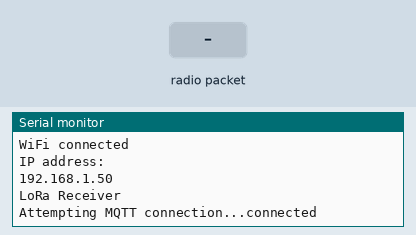
The sketch below on a simulated ESP32. Parts: the last lines printed to the serial monitor. The test bench sets the inputs (shaded band). WiFi joins after 1.5 s; servers stay silent unless stated; no radio packets arrive unless stated; no MQTT or app messages arrive unless stated; not simulated (calls return 0 or success): ../arduino_secrets.h.

Above: at 2.7 s.
2.8 s: radio packet "5" arrives
At 4.0 s:
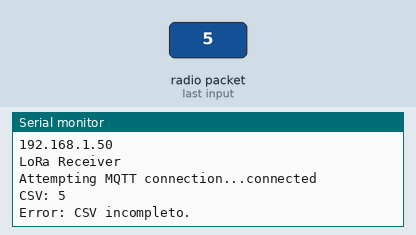
4.3 s: radio packet "90" arrives
At 5.5 s:
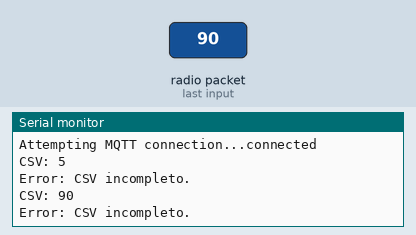
5.8 s: radio packet "200" arrives
At 6.6 s:
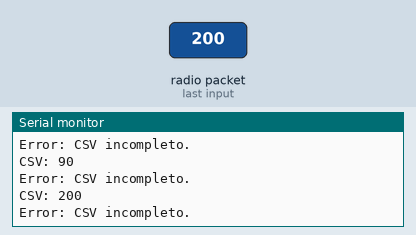

Measured:
- after the input at 2.8 s, the serial monitor: prints a new line at once (image 1)
- after the input at 4.3 s, the serial monitor: prints a new line at once (image 2)
- after the input at 5.8 s, the serial monitor: prints a new line at once (image 3)

The sketch:

DEMO_CSV_receiver_TTGO_TBEAM.ino
```cpp
#include <ArduinoJson.h>      // Librería para manejar JSON, usada para organizar y leer datos.
#include <SPI.h>              // Protocolo de comunicación para LoRa.
#include <LoRa.h>             // Librería para manejar LoRa.
#include <WiFi.h>             // Librería para conectar el ESP32 a Wi-Fi.
#include <PubSubClient.h>     // Librería para trabajar con MQTT.
#include <Wire.h>             // Librería para comunicaciones entre dispositivos.
#include <../arduino_secrets.h> //Archivo oculto en github con el contenido de credenciales confidenciales del servidor

#define SCK 5                 // Pines para configurar el módulo LoRa.
#define MISO 19
#define MOSI 27
#define SS 18
#define RST 23
#define DIO0 26

// Variables donde se guardaran los datos obtenidos por los sensores
int id, Temperature, Humidity, Light, PM01, PM25, PM10, Gas, Moisture, Checksum;


const char* ssid = "iot_informatica";             // Nombre de la red Wi-Fi.
const char* password = "dragino-dragino";         // Contraseña de la red Wi-Fi.

const char* mqtt_server = SECRET_SERVER;         // Dirección IP del servidor MQTT.

WiFiClient espClient;                             // Crea un objeto para la conexión Wi-Fi.
PubSubClient client(espClient);                   // Crea un cliente MQTT usando la conexión Wi-Fi.
long lastMsg = 0;                                 // Variable para manejar mensajes de tiempo.
char msg[50];                                     // Buffer para mensajes.
int value = 0;                                    // Variable temporal.
const int ledPin = 4;                             // Pin del LED que se puede controlar.

void setup() {
  Serial.begin(115200);                           // Inicia la comunicación en el puerto serie.
  setup_wifi();                                   // Llama a la función para conectar a Wi-Fi.
  client.setServer(mqtt_server, 1883);            // Configura el servidor MQTT.

  while (!Serial);                                // Espera a que la conexión Serial esté lista.

  Serial.println("LoRa Receiver");                // Mensaje para indicar que el receptor LoRa está listo.
  LoRa.setPins(SS, RST, DIO0);                    // Configura los pines de LoRa.

  if (!LoRa.begin(915E6)) {                       // Inicia LoRa a una frecuencia de 915 MHz.
    Serial.println("Starting LoRa failed!");      // Mensaje de error si LoRa no inicia.
    while (1);                                    // Detiene el programa si hay error.
  }
}

void setup_wifi() {
  delay(10);                                      // Pausa breve.
  Serial.println();                               // Nueva línea en el monitor serie.
  Serial.print("Connecting to ");                 // Mensaje para mostrar red Wi-Fi.
  Serial.println(ssid);                           // Muestra el nombre de la red.

  WiFi.begin(ssid, password);                     // Inicia la conexión a Wi-Fi.

  while (WiFi.status() != WL_CONNECTED) {         // Espera hasta que se conecte a Wi-Fi.
    delay(500);                                   // Pausa breve mientras se conecta.
    Serial.print(".");                            // Muestra puntos mientras espera conexión.
  }

  Serial.println("");                             // Nueva línea.
  Serial.println("WiFi connected");               // Mensaje cuando está conectado.
  Serial.println("IP address: ");                 // Muestra la dirección IP obtenida.
  Serial.println(WiFi.localIP());
}

const char* mqtt_user = SECRET_USER;                  // Usuario MQTT.
const char* mqtt_password = SECRET_PASS;              // Contraseña MQTT.
void reconnect() {
  while (!client.connected()) {                   // Mantiene la conexión a MQTT.
    Serial.print("Attempting MQTT connection...");
    if (client.connect("esp32",mqtt_user,mqtt_password)) {  // Intenta conectar.
      Serial.println("connected");                // Conectado a MQTT.
      client.subscribe("esp32/output");           // Se suscribe al tema para controlar el LED.
    } else {
      Serial.print("failed, rc=");
      Serial.print(client.state());               // Muestra el error y espera 5 segundos.
      Serial.println(" try again in 5 seconds");
      delay(5000);
    }
  }
}

void loop() {
  if (!client.connected()) {                      // Si no está conectado, intenta reconectar.
    reconnect();
  }
  client.loop();                                  // Mantiene la conexión MQTT activa.

  int packetSize = LoRa.parsePacket();            // Comprueba si llegó un paquete de datos.
  if (packetSize) {                               // Si hay un paquete de datos LoRa...
    String csvStr;      // Variable donde se guardará CSV recivido

    while (LoRa.available()) {                    // Lee los datos LoRa y los almacena como texto.
      csvStr += (char)LoRa.read();                // Se construye el mensaje obtenido (CSV)
    }
    Serial.print("CSV: ");
    Serial.println(csvStr);

    // Dividir el CSV en valores individuales usando la coma como separador
    int values[10];
    int index = 0;
    char *token = strtok((char *)csvStr.c_str(), ",");
    while (token != NULL && index < 10) {
      values[index++] = atoi(token);              // Convierte el token en entero y lo almacena.
      token = strtok(NULL, ",");
    }

    if (index != 10) {                            // Si no se recibieron los 10 valores esperados.
      Serial.println("Error: CSV incompleto.");
      return;
    }

    // Asignar los valores a las variables correspondientes
    int CS_RX = values[9];                        // Último valor como checksum recibido.
    id = values[0];
    Temperature = values[1];
    Humidity = values[2];
    Light = values[3];
    PM01 = values[4];
    PM25 = values[5];
    PM10 = values[6];
    Gas = values[7];
    Moisture = values[8];

    // Calcular el checksum
    char payload[80];
     // Construir el CSV sin el checksum de la misma manera que el transmisor
    sprintf(payload, "%d,%d,%d,%d,%d,%d,%d,%d,%d,",
        id, Temperature, Humidity, Light, PM01, PM25, PM10, Gas, Moisture);
    Serial.println(payload);
    int checksum = 0;
    for (int i = 0; payload[i] != '\0'; i++) {
      checksum += payload[i];                     // Suma de los valores ASCII de los caracteres
    }

    if (checksum == CS_RX) { // Si el checksum es correcto ejecuta el resto del codigo
      Serial.println("Checksum Correcto");
      int sensorValues[] = {Temperature, Humidity, Light, PM01, PM25, PM10, Gas, Moisture};  // arreglo con valores de los sensores
      //arreglo con los topics a los que hay que enviar los datos
      const char* mqttTopics[] = {"esp32/Temperature","esp32/Humidity","esp32/Light","esp32/PM01","esp32/PM25","esp32/PM10","esp32/Gas","esp32/Moisture"};


      // Se recorre el arreglo con valores para enviar al topico correspondiente en el formato [id_nodo,valor]
      for (int i = 0; i < sizeof(sensorValues) / sizeof(sensorValues[0]); i++) {
        char buffer[30];
        snprintf(buffer, sizeof(buffer), "[%d,%d]", id, sensorValues[i]);
        client.publish(mqttTopics[i], buffer);      // Publica el JSON en el tema correspondiente.
      }
    } else {
      // si falla el checksum no hace nada y el loop vuelve a ejecutarse
      Serial.println("Fallo en Checksum");
      Serial.println(String(checksum)+"=!"+String(CS_RX));
    }
  }
}
```
